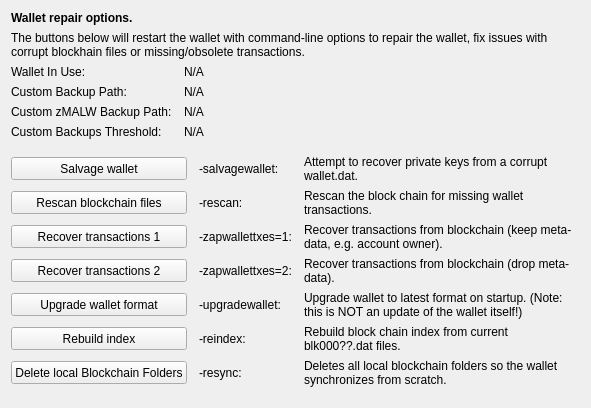
     <widget class="QWidget" name="tab_repair">
      <attribute name="title">
       <string>&amp;Wallet Repair</string>
      </attribute>
      <layout class="QGridLayout" name="gridLayout_4" columnstretch="0,0,0,0">
       <property name="horizontalSpacing">
        <number>12</number>
       </property>
       <item row="0" column="0" colspan="4">
        <widget class="QLabel" name="label_repair_header">
         <property name="font">
          <font>
           <weight>75</weight>
           <bold>true</bold>
          </font>
         </property>
         <property name="text">
          <string>Wallet repair options.</string>
         </property>
        </widget>
       </item>
       <item row="1" column="0" colspan="4">
        <widget class="QLabel" name="label_repair_helptext">
         <property name="font">
          <font>
           <weight>50</weight>
           <bold>false</bold>
          </font>
         </property>
         <property name="text">
          <string>The buttons below will restart the wallet with command-line options to repair the wallet, fix issues with corrupt blockhain files or missing/obsolete transactions.</string>
         </property>
         <property name="wordWrap">
          <bool>true</bool>
         </property>
        </widget>
       </item>
       <item row="2" column="0">
        <widget class="QLabel" name="wallet_path_label">
         <property name="text">
          <string>Wallet In Use:</string>
         </property>
        </widget>
       </item>
       <item row="2" column="1" colspan="3">
        <widget class="QLabel" name="wallet_path">
         <property name="cursor">
          <cursorShape>IBeamCursor</cursorShape>
         </property>
         <property name="text">
          <string>N/A</string>
         </property>
         <property name="textFormat">
          <enum>Qt::PlainText</enum>
         </property>
         <property name="textInteractionFlags">
          <set>Qt::LinksAccessibleByMouse|Qt::TextSelectableByKeyboard|Qt::TextSelectableByMouse</set>
         </property>
        </widget>
       </item>
       <item row="3" column="0">
        <widget class="QLabel" name="wallet_custombackuppath_label">
         <property name="text">
          <string>Custom Backup Path:</string>
         </property>
         <property name="visible">
          <bool>false</bool>
         </property>
        </widget>
       </item>
       <item row="3" column="1" colspan="3">
        <widget class="QLabel" name="wallet_custombackuppath">
         <property name="cursor">
          <cursorShape>IBeamCursor</cursorShape>
         </property>
         <property name="text">
          <string>N/A</string>
         </property>
         <property name="textFormat">
          <enum>Qt::PlainText</enum>
         </property>
         <property name="textInteractionFlags">
          <set>Qt::LinksAccessibleByMouse|Qt::TextSelectableByKeyboard|Qt::TextSelectableByMouse</set>
         </property>
         <property name="visible">
          <bool>false</bool>
         </property>
        </widget>
       </item>
       <item row="4" column="0">
        <widget class="QLabel" name="wallet_customzmalwbackuppath_label">
         <property name="text">
          <string>Custom zMALW Backup Path:</string>
         </property>
         <property name="visible">
          <bool>false</bool>
         </property>
        </widget>
       </item>
       <item row="4" column="1" colspan="3">
        <widget class="QLabel" name="wallet_customzmalwbackuppath">
         <property name="cursor">
          <cursorShape>IBeamCursor</cursorShape>
         </property>
         <property name="text">
          <string>N/A</string>
         </property>
         <property name="textFormat">
          <enum>Qt::PlainText</enum>
         </property>
         <property name="textInteractionFlags">
          <set>Qt::LinksAccessibleByMouse|Qt::TextSelectableByKeyboard|Qt::TextSelectableByMouse</set>
         </property>
         <property name="visible">
          <bool>false</bool>
         </property>
        </widget>
       </item>
       <item row="5" column="0">
        <widget class="QLabel" name="wallet_custombackupthreshold_label">
         <property name="text">
          <string>Custom Backups Threshold:</string>
         </property>
         <property name="visible">
          <bool>false</bool>
         </property>
        </widget>
       </item>
       <item row="5" column="1" colspan="3">
        <widget class="QLabel" name="wallet_custombackupthreshold">
         <property name="cursor">
          <cursorShape>IBeamCursor</cursorShape>
         </property>
         <property name="text">
          <string>N/A</string>
         </property>
         <property name="textFormat">
          <enum>Qt::PlainText</enum>
         </property>
         <property name="textInteractionFlags">
          <set>Qt::LinksAccessibleByMouse|Qt::TextSelectableByKeyboard|Qt::TextSelectableByMouse</set>
         </property>
         <property name="visible">
          <bool>false</bool>
         </property>
        </widget>
       </item>
       <item row="6" column="0">
        <spacer name="verticalSpacer_repair1">
         <property name="orientation">
          <enum>Qt::Vertical</enum>
         </property>
         <property name="sizeHint" stdset="0">
          <size>
           <width>10</width>
           <height>10</height>
          </size>
         </property>
        </spacer>
       </item>
       <item row="7" column="0" colspan="2">
        <widget class="QPushButton" name="btn_salvagewallet">
         <property name="minimumSize">
          <size>
           <width>100</width>
           <height>23</height>
          </size>
         </property>
         <property name="text">
          <string>Salvage wallet</string>
         </property>
        </widget>
       </item>
       <item row="7" column="2">
        <widget class="QLabel" name="label_repair_salvage_command">
         <property name="text">
          <string notr="true">-salvagewallet:</string>
         </property>
        </widget>
       </item>
       <item row="7" column="3">
        <widget class="QLabel" name="label_repair_salvage">
         <property name="text">
          <string>Attempt to recover private keys from a corrupt wallet.dat.</string>
         </property>
         <property name="wordWrap">
          <bool>true</bool>
         </property>
        </widget>
       </item>
       <item row="8" column="0" colspan="2">
        <widget class="QPushButton" name="btn_rescan">
         <property name="minimumSize">
          <size>
           <width>100</width>
           <height>23</height>
          </size>
         </property>
         <property name="text">
          <string>Rescan blockchain files</string>
         </property>
        </widget>
       </item>
       <item row="8" column="2">
        <widget class="QLabel" name="label_repair_rescan_command">
         <property name="text">
          <string notr="true">-rescan:</string>
         </property>
        </widget>
       </item>
       <item row="8" column="3">
        <widget class="QLabel" name="label_repair_rescan">
         <property name="text">
          <string>Rescan the block chain for missing wallet transactions.</string>
         </property>
         <property name="wordWrap">
          <bool>true</bool>
         </property>
        </widget>
       </item>
       <item row="9" column="0" colspan="2">
        <widget class="QPushButton" name="btn_zapwallettxes1">
         <property name="minimumSize">
          <size>
           <width>100</width>
           <height>23</height>
          </size>
         </property>
         <property name="text">
          <string>Recover transactions 1</string>
         </property>
        </widget>
       </item>
       <item row="9" column="2">
        <widget class="QLabel" name="label_repair_zap1_command">
         <property name="text">
          <string notr="true">-zapwallettxes=1:</string>
         </property>
        </widget>
       </item>
       <item row="9" column="3">
        <widget class="QLabel" name="label_repair_zap1">
         <property name="text">
          <string>Recover transactions from blockchain (keep meta-data, e.g. account owner).</string>
         </property>
         <property name="wordWrap">
          <bool>true</bool>
         </property>
        </widget>
       </item>
       <item row="10" column="0" colspan="2">
        <widget class="QPushButton" name="btn_zapwallettxes2">
         <property name="minimumSize">
          <size>
           <width>100</width>
           <height>23</height>
          </size>
         </property>
         <property name="text">
          <string>Recover transactions 2</string>
         </property>
        </widget>
       </item>
       <item row="10" column="2">
        <widget class="QLabel" name="label_repair_zap2_command">
         <property name="text">
          <string notr="true">-zapwallettxes=2:</string>
         </property>
        </widget>
       </item>
       <item row="10" column="3">
        <widget class="QLabel" name="label_repair_zap2">
         <property name="text">
          <string>Recover transactions from blockchain (drop meta-data).</string>
         </property>
         <property name="wordWrap">
          <bool>true</bool>
         </property>
        </widget>
       </item>
       <item row="11" column="0" colspan="2">
        <widget class="QPushButton" name="btn_upgradewallet">
         <property name="minimumSize">
          <size>
           <width>100</width>
           <height>23</height>
          </size>
         </property>
         <property name="text">
          <string>Upgrade wallet format</string>
         </property>
        </widget>
       </item>
       <item row="11" column="2">
        <widget class="QLabel" name="label_repair_upgrade_command">
         <property name="text">
          <string notr="true">-upgradewallet:</string>
         </property>
        </widget>
       </item>
       <item row="11" column="3">
        <widget class="QLabel" name="label_repair_upgrade">
         <property name="text">
          <string>Upgrade wallet to latest format on startup. (Note: this is NOT an update of the wallet itself!)</string>
         </property>
         <property name="wordWrap">
          <bool>true</bool>
         </property>
        </widget>
       </item>
       <item row="12" column="0" colspan="2">
        <widget class="QPushButton" name="btn_reindex">
         <property name="minimumSize">
          <size>
           <width>100</width>
           <height>23</height>
          </size>
         </property>
         <property name="text">
          <string>Rebuild index</string>
         </property>
        </widget>
       </item>
       <item row="12" column="2">
        <widget class="QLabel" name="label_repair_reindex_command">
         <property name="text">
          <string notr="true">-reindex:</string>
         </property>
        </widget>
       </item>
       <item row="12" column="3">
        <widget class="QLabel" name="label_repair_reindex">
         <property name="text">
          <string>Rebuild block chain index from current blk000??.dat files.</string>
         </property>
         <property name="wordWrap">
          <bool>true</bool>
         </property>
        </widget>
       </item>
       <item row="13" column="0" colspan="2">
        <widget class="QPushButton" name="btn_resync">
         <property name="minimumSize">
          <size>
           <width>100</width>
           <height>23</height>
          </size>
         </property>
         <property name="text">
          <string>Delete local Blockchain Folders</string>
         </property>
        </widget>
       </item>
       <item row="13" column="2">
        <widget class="QLabel" name="label_repair_resync_command">
         <property name="text">
          <string>-resync:</string>
         </property>
        </widget>
       </item>
       <item row="13" column="3">
        <widget class="QLabel" name="label_repair_resync">
         <property name="text">
          <string>Deletes all local blockchain folders so the wallet synchronizes from scratch.</string>
         </property>
         <property name="wordWrap">
          <bool>true</bool>
         </property>
        </widget>
       </item>
       <item row="14" column="0">
        <spacer name="verticalSpacer_repair2">
         <property name="orientation">
          <enum>Qt::Vertical</enum>
         </property>
         <property name="sizeHint" stdset="0">
          <size>
           <width>20</width>
           <height>10</height>
          </size>
         </property>
        </spacer>
       </item>
      </layout>
     </widget>
